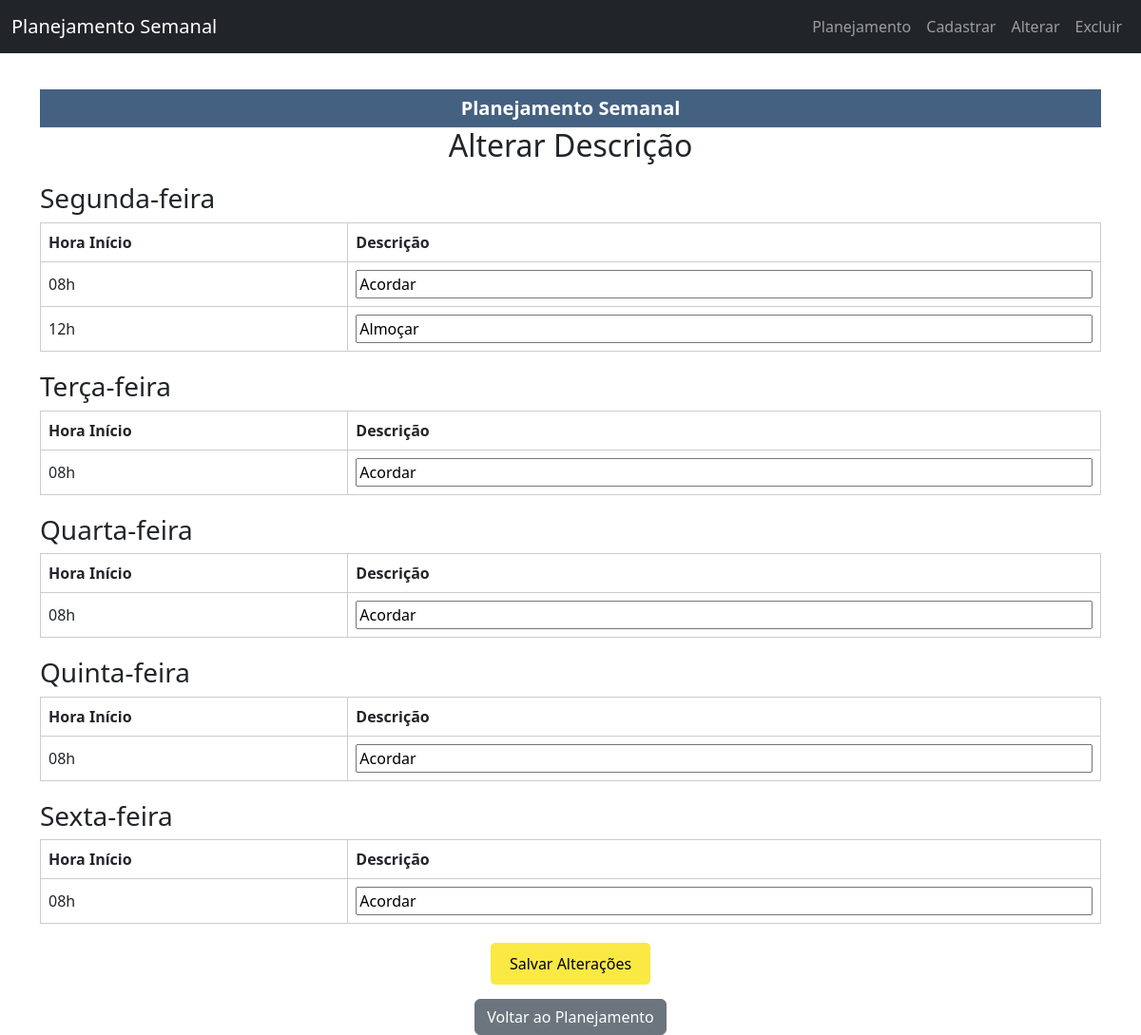
/alterar/, run on the app's committed database.
### desafios/models.py (models this page shows, shortened)
class Horario(models.Model):
    dia = models.CharField(max_length=3, choices=DIAS_DA_SEMANA, verbose_name="Dia da Semana")
    hora_inicio = models.CharField(max_length=5, choices=HORARIO, verbose_name="Horário Inicial")  # Usar CharField para armazenar horários como string
    descricao = models.TextField(blank=True, null=True, verbose_name="Descrição")

### desafios/views.py (the view, shortened to what this page needs)
# urls.py: path('alterar/', views.lista_para_edicao, name='lista_para_edicao'),
def lista_para_edicao(request):
    dias_da_semana = [
        ('SEG', 'Segunda-feira'),
        ('TER', 'Terça-feira'),
        ('QUA', 'Quarta-feira'),
        ('QUI', 'Quinta-feira'),
        ('SEX', 'Sexta-feira'),
        ('SAB', 'Sábado'),
        ('DOM', 'Domingo'),
    ]
    codigo_para_nome = dict(dias_da_semana)
    horarios_queryset = Horario.objects.all().order_by('hora_inicio')
    horarios_por_dia = defaultdict(list)
    for h in horarios_queryset:
        nome_dia = codigo_para_nome.get(h.dia.upper())
        if nome_dia:
            horarios_por_dia[nome_dia].append(h)
    ordem_dias = [nome for _, nome in dias_da_semana]
    dias_ordenados = [(dia, horarios_por_dia[dia]) for dia in ordem_dias if dia in horarios_por_dia]
    return render(request, 'desafios/editar_horario.html', {
        'horarios_por_dia': dias_ordenados,
        'campos_com_erro': []  # Lista vazia no GET
    })

### templates/desafios/editar_horario.html (shortened to what this page needs)
{% extends 'base.html' %}
{% block content %}
{% include 'desafios/includes/header.html' %}
<h2 style="text-align:center;">Alterar Descrição</h2>
<form method="post">
    {% if horarios_por_dia %}
        {% for dia, horarios in horarios_por_dia %}
            <h3 style="margin-top: 20px;">{{ dia }}</h3>
            <table style="width: 100%; border-collapse: collapse; text-align: left;">
                <thead>
                    <tr>
                        <th style="padding: 8px; border: 1px solid #ccc;">Hora Início</th>
                        <th style="padding: 8px; border: 1px solid #ccc;">Descrição</th>
                    </tr>
                </thead>
                <tbody>
                    {% for horario in horarios %}
                        <tr>
                            <td style="padding: 8px; border: 1px solid #ccc;">{{ horario.hora_inicio }}</td>
                            <td style="padding: 8px; border: 1px solid #ccc;">
                                <input
                                    type="text"
                                    name="descricao_{{ horario.id }}"
                                    value="{{ horario.descricao }}"
                                    style="width: 100%; {% if campos_com_erro and horario.id in campos_com_erro %}border: 2px solid red;{% endif %}"
                                >
                            </td>
                        </tr>
                    {% endfor %}
                </tbody>
            </table>
        {% endfor %}
    {% else %}
        <p style="text-align:center;">Nenhum horário cadastrado.</p>
    {% endif %}
    <div style="text-align: center; margin-top: 20px;">
        <button type="submit" style="background-color: rgb(250, 232, 67);
            color: black;
            border: none;
            padding: 10px 20px;
            font-size: 16px;
            cursor: pointer;
            border-radius: 5px;">
            Salvar Alterações
        </button>
    </div>
</form>
<div style="text-align: center; margin-top: 15px;">
    <a href="{% url 'index' %}" class="btn btn-secondary">Voltar ao Planejamento</a>
</div>
{% endblock %}

### templates/base.html (style rules this page uses)
body { padding-top: 70px; }

### data on the page
Horario: dia "Segunda-feira", hora_inicio "08h", descricao "Acordar"
Horario: hora_inicio "12h", descricao "Almoçar"
Horario: dia "Terça-feira", hora_inicio "08h", descricao "Acordar"
Horario: dia "Quarta-feira", hora_inicio "08h", descricao "Acordar"
Horario: dia "Quinta-feira", hora_inicio "08h", descricao "Acordar"
Horario: dia "Sexta-feira", hora_inicio "08h", descricao "Acordar"
